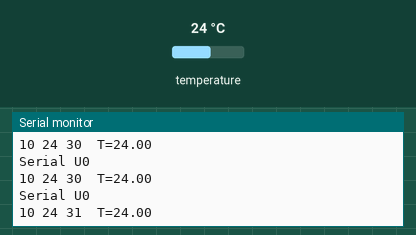
A sketch run on a simulated ESP32-S3. Parts: the last lines printed to the serial monitor. Inputs (shaded band) come from the test bench; at power-on: temperature 24 °C. The local clock reads 2024-03-15 10:24:30 at power-on unless the sketch sets it.

Above: at 1.4 s.
1.5 s: temperature set to 12 °C
At 2.2 s:
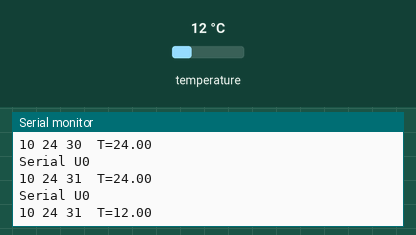
3.0 s: temperature set to 19 °C
At 3.7 s:
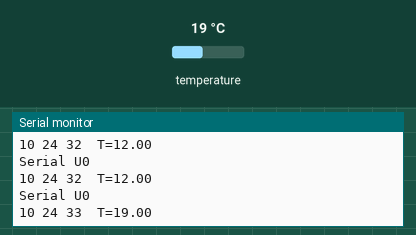
Timing chart, 0 to 6.0 s (numbered marks = the images above; inputs shaded):
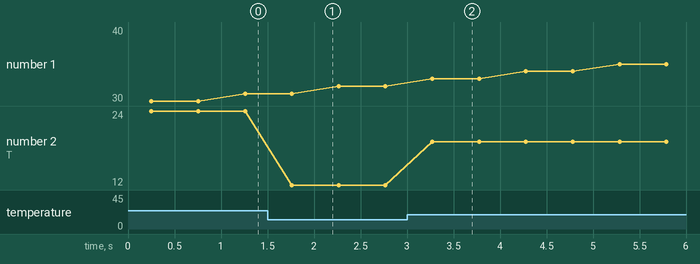

Measured:
- after the input at 1.5 s, the serial monitor: prints a new line after 0.26 s (image 1)
- after the input at 3.0 s, the serial monitor: prints a new line after 0.27 s (image 2)
- plotted number 2: 24 → 12 after the input at 1.5 s, 12 → 19 after the input at 3.0 s

The sketch:

DS3231SN_Test.ino
```cpp
/*
  Dave Williams, DitroniX 2019-2026 (ditronix.net)
  IPEM S3-AI - ESP32-S3 | ATM90E36A | WiFi 2.4 | Ethernet (W5500 with PoE) | RS-485 | DS3231SN RTC | IoT Mains Power Energy Monitor

  August 2026: Example Code, to demonstrate and test the IPEM S3-AI

  Remember!
  - Set the BOARD to Use ESP32S3 Dev Module (or similar).
  - You can also set the BAUD rate up to 921600 to speed up flashing.
  - The SDK does NOT need external power to flash.  It will take Power from the USB 5V.
  - The Serial Monitor is configured for BAUD 115200

  The purpose of this test code is to cycle through the various main functions of the board as part of bring up testing.

  This test code is OPEN SOURCE and formatted for easier viewing.  Although is is not intended for real world use, it may be freely used, or modified as needed.
  It is distributed on an "AS IS" BASIS, WITHOUT WARRANTIES OR CONDITIONS OF ANY KIND, either express or implied.

  For board configuration, see https://github.com/DitroniX/IPEM-S3-AI-ESP32-S3-IoT-Ethernet-Mains-Power-Energy-Monitor/wiki/Arduino-IDE

  Further information, details and examples can be found on our website or github.com/DitroniX

  * ditronix.net
  * github.com/DitroniX
  * github.com/DitroniX/IPEM-S3-AI-ESP32-S3-IoT-Ethernet-Mains-Power-Energy-Monitor
  * github.com/DitroniX/IPEM-S3-AI-ESP32-S3-IoT-Ethernet-Mains-Power-Energy-Monitor/wiki
  * hackster.io/DitroniX/ipem-s3-ai-esp32-s3-atm90e36a-iot-ethernet-mains-pwr-monitor-698f14
*/

// Libraries
#include <DS3231.h>
#include <Wire.h>

// **************** USER VARIABLES / DEFINES / STATIC / STRUCTURES / CONSTANTS ****************

// Define I2C (Expansion Port)
#define I2C_SDA 8
#define I2C_SCL 9
#define I2C_CLOCK 4000000UL

char myData[50];
DS3231 myRTC;
bool h12Flag;
bool pmFlag;

// **************** FUNCTIONS AND ROUTINES ****************

// **************** SETUP ****************
void setup() {
  // Stabalise
  delay(250);

  // Initialise UART
  Serial.begin(115200, SERIAL_8N1);  // U0
  while (!Serial)
    ;
  Serial.println("");

  // Initialize I2C
  Wire.begin(I2C_SDA, I2C_SCL);

  Serial.println("IPEM S3-AI Bring Up and Test Example Code");
}

// **************** LOOP ****************
void loop() {

  Serial.println("Serial U0");

  // Finally the hour, minute, and second
  Serial.print(myRTC.getHour(h12Flag, pmFlag), DEC);
  Serial.print(" ");
  Serial.print(myRTC.getMinute(), DEC);
  Serial.print(" ");
  Serial.print(myRTC.getSecond(), DEC);

  // Display the temperature
  Serial.print("\tT=");
  Serial.println(myRTC.getTemperature(), 2);

  delay(500);
}
```
